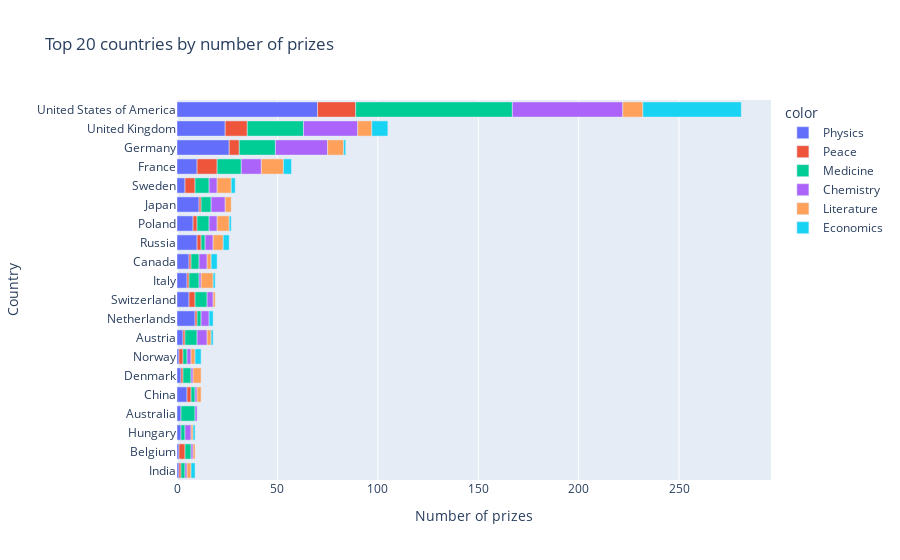

This figure's notebook cell:
### Code cell
cat_cntry_bar = px.bar(
    y = merged_df.birth_country_current,
    x = merged_df.cat_prize,
    color = merged_df.category,
    orientation='h',
    title = 'Top 20 countries by number of prizes'
)

cat_cntry_bar.update_layout(
    xaxis_title = 'Number of prizes',
    yaxis_title = 'Country'
)

cat_cntry_bar.show()

### Figure 1 — Plotly figure (JSON) as saved in the notebook; plotly's stock layout.template omitted (floating-point values rounded to 4 significant figures)
{"data": [{"alignmentgroup": "True", "hovertemplate": "color=Physics<br>x=%{x}<br>y=%{y}<extra></extra>", "legendgroup": "Physics", "marker": {"color": "#636efa"}, "name": "Physics", "offsetgroup": "Physics", "orientation": "h", "showlegend": true, "textposition": "auto", "type": "bar", "x": [1, 1, 2, 2, 5, 2, 1, 3, 9, 6, 5, 6, 10, 8, 11, 4, 10, 26, 24, 70], "xaxis": "x", "y": ["India", "Belgium", "Hungary", "Australia", "China", "Denmark", "Norway", "Austria", "Netherlands", "Switzerland", "Italy", "Canada", "Russia", "Poland", "Japan", "Sweden", "France", "Germany", "United Kingdom", "United States of America"], "yaxis": "y"}, {"alignmentgroup": "True", "hovertemplate": "color=Peace<br>x=%{x}<br>y=%{y}<extra></extra>", "legendgroup": "Peace", "marker": {"color": "#EF553B"}, "name": "Peace", "offsetgroup": "Peace", "orientation": "h", "showlegend": true, "textposition": "auto", "type": "bar", "x": [1, 3, 2, 1, 2, 1, 1, 1, 3, 1, 2, 1, 2, 5, 10, 5, 11, 19], "xaxis": "x", "y": ["India", "Belgium", "China", "Denmark", "Norway", "Austria", "Netherlands", "Italy", "Switzerland", "Canada", "Russia", "Japan", "Poland", "Sweden", "France", "Germany", "United Kingdom", "United States of America"], "yaxis": "y"}, {"alignmentgroup": "True", "hovertemplate": "color=Medicine<br>x=%{x}<br>y=%{y}<extra></extra>", "legendgroup": "Medicine", "marker": {"color": "#00cc96"}, "name": "Medicine", "offsetgroup": "Medicine", "orientation": "h", "showlegend": true, "textposition": "auto", "type": "bar", "x": [3, 2, 2, 7, 4, 2, 2, 6, 2, 6, 5, 4, 2, 6, 5, 7, 12, 18, 28, 78], "xaxis": "x", "y": ["Belgium", "Hungary", "India", "Australia", "Denmark", "China", "Norway", "Austria", "Netherlands", "Switzerland", "Italy", "Canada", "Russia", "Poland", "Japan", "Sweden", "France", "Germany", "United Kingdom", "United States of America"], "yaxis": "y"}, {"alignmentgroup": "True", "hovertemplate": "color=Chemistry<br>x=%{x}<br>y=%{y}<extra></extra>", "legendgroup": "Chemistry", "marker": {"color": "#ab63fa"}, "name": "Chemistry", "offsetgroup": "Chemistry", "orientation": "h", "showlegend": true, "textposition": "auto", "type": "bar", "x": [1, 3, 1, 1, 1, 1, 2, 5, 4, 1, 3, 4, 4, 7, 4, 4, 10, 26, 27, 55], "xaxis": "x", "y": ["Belgium", "Hungary", "India", "Australia", "China", "Denmark", "Norway", "Austria", "Netherlands", "Italy", "Switzerland", "Canada", "Russia", "Japan", "Poland", "Sweden", "France", "Germany", "United Kingdom", "United States of America"], "yaxis": "y"}, {"alignmentgroup": "True", "hovertemplate": "color=Literature<br>x=%{x}<br>y=%{y}<extra></extra>", "legendgroup": "Literature", "marker": {"color": "#FFA15A"}, "name": "Literature", "offsetgroup": "Literature", "orientation": "h", "showlegend": true, "textposition": "auto", "type": "bar", "x": [1, 1, 2, 2, 2, 4, 2, 1, 6, 2, 5, 3, 6, 7, 11, 8, 7, 10], "xaxis": "x", "y": ["Belgium", "Hungary", "India", "Norway", "China", "Denmark", "Austria", "Switzerland", "Italy", "Canada", "Russia", "Japan", "Poland", "Sweden", "France", "Germany", "United Kingdom", "United States of America"], "yaxis": "y"}, {"alignmentgroup": "True", "hovertemplate": "color=Economics<br>x=%{x}<br>y=%{y}<extra></extra>", "legendgroup": "Economics", "marker": {"color": "#19d3f3"}, "name": "Economics", "offsetgroup": "Economics", "orientation": "h", "showlegend": true, "textposition": "auto", "type": "bar", "x": [1, 2, 3, 1, 2, 1, 3, 3, 1, 2, 4, 1, 8, 49], "xaxis": "x", "y": ["Hungary", "India", "Norway", "Austria", "Netherlands", "Italy", "Canada", "Russia", "Poland", "Sweden", "France", "Germany", "United Kingdom", "United States of America"], "yaxis": "y"}], "layout": {"barmode": "relative", "legend": {"title": {"text": "color"}, "tracegroupgap": 0}, "title": {"text": "Top 20 countries by number of prizes"}, "xaxis": {"anchor": "y", "domain": [0, 1], "title": {"text": "Number of prizes"}}, "yaxis": {"anchor": "x", "domain": [0, 1], "title": {"text": "Country"}}}}
